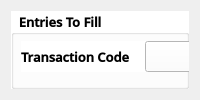
       <widget class="QWidget" name="CustomerTransact_Window">
        <attribute name="title">
         <string>Customer Receipt</string>
        </attribute>
        <layout class="QVBoxLayout" name="verticalLayout_8">
         <item>
          <widget class="QGroupBox" name="groupBox_23">
           <property name="sizePolicy">
            <sizepolicy hsizetype="Preferred" vsizetype="Preferred">
             <horstretch>0</horstretch>
             <verstretch>0</verstretch>
            </sizepolicy>
           </property>
           <property name="font">
            <font>
             <family>Open Sans SemiBold</family>
             <pointsize>10</pointsize>
             <weight>75</weight>
             <bold>true</bold>
            </font>
           </property>
           <property name="styleSheet">
            <string notr="true">background-color: rgb(255,255,255);</string>
           </property>
           <property name="title">
            <string>Entries To Fill</string>
           </property>
           <widget class="QGroupBox" name="groupBox_24">
            <property name="geometry">
             <rect>
              <x>10</x>
              <y>240</y>
              <width>751</width>
              <height>181</height>
             </rect>
            </property>
            <property name="sizePolicy">
             <sizepolicy hsizetype="MinimumExpanding" vsizetype="Ignored">
              <horstretch>0</horstretch>
              <verstretch>0</verstretch>
             </sizepolicy>
            </property>
            <property name="font">
             <font>
              <family>Open Sans SemiBold</family>
              <pointsize>10</pointsize>
              <weight>75</weight>
              <bold>true</bold>
             </font>
            </property>
            <property name="title">
             <string>Pre-requisites For Modifying / Adding Data</string>
            </property>
            <widget class="QGroupBox" name="groupBox_25">
             <property name="geometry">
              <rect>
               <x>10</x>
               <y>20</y>
               <width>361</width>
               <height>151</height>
              </rect>
             </property>
             <property name="font">
              <font>
               <family>Open Sans SemiBold</family>
               <pointsize>10</pointsize>
               <weight>75</weight>
               <bold>true</bold>
              </font>
             </property>
             <property name="title">
              <string>For Adding / Inserting Data</string>
             </property>
             <widget class="QLabel" name="label_51">
              <property name="geometry">
               <rect>
                <x>20</x>
                <y>30</y>
                <width>251</width>
                <height>16</height>
               </rect>
              </property>
              <property name="font">
               <font>
                <family>Open Sans SemiBold</family>
                <pointsize>10</pointsize>
                <weight>75</weight>
                <bold>true</bold>
               </font>
              </property>
              <property name="text">
               <string>- All Fields Are Required.</string>
              </property>
             </widget>
             <widget class="QLabel" name="label_55">
              <property name="geometry">
               <rect>
                <x>20</x>
                <y>60</y>
                <width>251</width>
                <height>16</height>
               </rect>
              </property>
              <property name="font">
               <font>
                <family>Open Sans SemiBold</family>
                <pointsize>10</pointsize>
                <weight>75</weight>
                <bold>true</bold>
               </font>
              </property>
              <property name="text">
               <string>- Passwords Must Match.</string>
              </property>
             </widget>
            </widget>
            <widget class="QGroupBox" name="groupBox_26">
             <property name="geometry">
              <rect>
               <x>380</x>
               <y>20</y>
               <width>361</width>
               <height>151</height>
              </rect>
             </property>
             <property name="font">
              <font>
               <family>Open Sans SemiBold</family>
               <pointsize>10</pointsize>
               <weight>75</weight>
               <bold>true</bold>
              </font>
             </property>
             <property name="title">
              <string>For Editing / Modifying Data</string>
             </property>
             <widget class="QLabel" name="label_56">
              <property name="geometry">
               <rect>
                <x>20</x>
                <y>30</y>
                <width>331</width>
                <height>31</height>
               </rect>
              </property>
              <property name="font">
               <font>
                <family>Open Sans SemiBold</family>
                <pointsize>10</pointsize>
                <weight>75</weight>
                <bold>true</bold>
               </font>
              </property>
              <property name="text">
               <string>- Fields That Don't Require Changes Must 
Kept The Data Intact.</string>
              </property>
             </widget>
             <widget class="QLabel" name="label_57">
              <property name="geometry">
               <rect>
                <x>20</x>
                <y>80</y>
                <width>331</width>
                <height>41</height>
               </rect>
              </property>
              <property name="font">
               <font>
                <family>Open Sans SemiBold</family>
                <pointsize>10</pointsize>
                <weight>75</weight>
                <bold>true</bold>
               </font>
              </property>
              <property name="text">
               <string>- Password Must Be Entered without 
Filling Confirm Password to Apply Changes</string>
              </property>
             </widget>
            </widget>
           </widget>
           <widget class="QWidget" name="layoutWidget_10">
            <property name="geometry">
             <rect>
              <x>10</x>
              <y>30</y>
              <width>751</width>
              <height>31</height>
             </rect>
            </property>
            <property name="font">
             <font>
              <family>Open Sans SemiBold</family>
              <pointsize>10</pointsize>
              <weight>75</weight>
              <bold>true</bold>
             </font>
            </property>
            <layout class="QHBoxLayout" name="horizontalLayout_23">
             <property name="spacing">
              <number>15</number>
             </property>
             <item>
              <widget class="QLabel" name="label_60">
               <property name="sizePolicy">
                <sizepolicy hsizetype="Fixed" vsizetype="Preferred">
                 <horstretch>0</horstretch>
                 <verstretch>0</verstretch>
                </sizepolicy>
               </property>
               <property name="font">
                <font>
                 <family>Open Sans SemiBold</family>
                 <pointsize>10</pointsize>
                 <weight>75</weight>
                 <bold>true</bold>
                </font>
               </property>
               <property name="text">
                <string>Transaction Code</string>
               </property>
              </widget>
             </item>
             <item>
              <widget class="QComboBox" name="CustREntry_TrC">
               <property name="sizePolicy">
                <sizepolicy hsizetype="MinimumExpanding" vsizetype="Ignored">
                 <horstretch>0</horstretch>
                 <verstretch>0</verstretch>
                </sizepolicy>
               </property>
               <property name="font">
                <font>
                 <family>Open Sans SemiBold</family>
                 <pointsize>10</pointsize>
                 <weight>75</weight>
                 <bold>true</bold>
                </font>
               </property>
              </widget>
             </item>
             <item>
              <widget class="QLabel" name="label_61">
               <property name="sizePolicy">
                <sizepolicy hsizetype="Fixed" vsizetype="Preferred">
                 <horstretch>0</horstretch>
                 <verstretch>0</verstretch>
                </sizepolicy>
               </property>
               <property name="font">
                <font>
                 <family>Open Sans SemiBold</family>
                 <pointsize>10</pointsize>
                 <weight>75</weight>
                 <bold>true</bold>
                </font>
               </property>
               <property name="text">
                <string>Total Cost</string>
               </property>
              </widget>
             </item>
             <item>
              <widget class="QLineEdit" name="CustREntry_TC">
               <property name="sizePolicy">
                <sizepolicy hsizetype="Minimum" vsizetype="Ignored">
                 <horstretch>0</horstretch>
                 <verstretch>0</verstretch>
                </sizepolicy>
               </property>
               <property name="font">
                <font>
                 <family>Open Sans SemiBold</family>
                 <pointsize>10</pointsize>
                 <weight>75</weight>
                 <bold>true</bold>
                </font>
               </property>
               <property name="placeholderText">
                <string>Required To Fill...</string>
               </property>
               <property name="clearButtonEnabled">
                <bool>true</bool>
               </property>
              </widget>
             </item>
            </layout>
           </widget>
           <widget class="QWidget" name="layoutWidget_12">
            <property name="geometry">
             <rect>
              <x>10</x>
              <y>80</y>
              <width>751</width>
              <height>31</height>
             </rect>
            </property>
            <property name="font">
             <font>
              <family>Open Sans SemiBold</family>
              <pointsize>10</pointsize>
              <weight>75</weight>
              <bold>true</bold>
             </font>
            </property>
            <layout class="QHBoxLayout" name="horizontalLayout_25">
             <property name="spacing">
              <number>15</number>
             </property>
             <item>
              <widget class="QLabel" name="label_63">
               <property name="sizePolicy">
                <sizepolicy hsizetype="Fixed" vsizetype="Preferred">
                 <horstretch>0</horstretch>
                 <verstretch>0</verstretch>
                </sizepolicy>
               </property>
               <property name="font">
                <font>
                 <family>Open Sans SemiBold</family>
                 <pointsize>10</pointsize>
                 <weight>75</weight>
                 <bold>true</bold>
                </font>
               </property>
               <property name="text">
                <string>VATable Cost</string>
               </property>
              </widget>
             </item>
             <item>
              <widget class="QLineEdit" name="CustREntry_VC">
               <property name="sizePolicy">
                <sizepolicy hsizetype="Minimum" vsizetype="Ignored">
                 <horstretch>0</horstretch>
                 <verstretch>0</verstretch>
                </sizepolicy>
               </property>
               <property name="font">
                <font>
                 <family>Open Sans SemiBold</family>
                 <pointsize>10</pointsize>
                 <weight>75</weight>
                 <bold>true</bold>
                </font>
               </property>
               <property name="placeholderText">
                <string>Required To Fill...</string>
               </property>
               <property name="clearButtonEnabled">
                <bool>true</bool>
               </property>
              </widget>
             </item>
             <item>
              <widget class="QLabel" name="label_64">
               <property name="sizePolicy">
                <sizepolicy hsizetype="Fixed" vsizetype="Preferred">
                 <horstretch>0</horstretch>
                 <verstretch>0</verstretch>
                </sizepolicy>
               </property>
               <property name="font">
                <font>
                 <family>Open Sans SemiBold</family>
                 <pointsize>10</pointsize>
                 <weight>75</weight>
                 <bold>true</bold>
                </font>
               </property>
               <property name="text">
                <string>VATable Exempt</string>
               </property>
              </widget>
             </item>
             <item>
              <widget class="QLineEdit" name="CustREntry_VE">
               <property name="sizePolicy">
                <sizepolicy hsizetype="Minimum" vsizetype="Ignored">
                 <horstretch>0</horstretch>
                 <verstretch>0</verstretch>
                </sizepolicy>
               </property>
               <property name="font">
                <font>
                 <family>Open Sans SemiBold</family>
                 <pointsize>10</pointsize>
                 <weight>75</weight>
                 <bold>true</bold>
                </font>
               </property>
               <property name="placeholderText">
                <string>Required To Fill...</string>
               </property>
               <property name="clearButtonEnabled">
                <bool>true</bool>
               </property>
              </widget>
             </item>
            </layout>
           </widget>
           <widget class="QWidget" name="layoutWidget_13">
            <property name="geometry">
             <rect>
              <x>10</x>
              <y>130</y>
              <width>751</width>
              <height>31</height>
             </rect>
            </property>
            <property name="font">
             <font>
              <family>Open Sans SemiBold</family>
              <pointsize>10</pointsize>
              <weight>75</weight>
              <bold>true</bold>
             </font>
            </property>
            <layout class="QHBoxLayout" name="horizontalLayout_26">
             <property name="spacing">
              <number>15</number>
             </property>
             <item>
              <widget class="QLabel" name="label_65">
               <property name="sizePolicy">
                <sizepolicy hsizetype="Fixed" vsizetype="Preferred">
                 <horstretch>0</horstretch>
                 <verstretch>0</verstretch>
                </sizepolicy>
               </property>
               <property name="font">
                <font>
                 <family>Open Sans SemiBold</family>
                 <pointsize>10</pointsize>
                 <weight>75</weight>
                 <bold>true</bold>
                </font>
               </property>
               <property name="text">
                <string>Zero Rated</string>
               </property>
              </widget>
             </item>
             <item>
              <widget class="QLineEdit" name="CustREntry_ZR">
               <property name="sizePolicy">
                <sizepolicy hsizetype="Minimum" vsizetype="Ignored">
                 <horstretch>0</horstretch>
                 <verstretch>0</verstretch>
                </sizepolicy>
               </property>
               <property name="font">
                <font>
                 <family>Open Sans SemiBold</family>
                 <pointsize>10</pointsize>
                 <weight>75</weight>
                 <bold>true</bold>
                </font>
               </property>
               <property name="placeholderText">
                <string>Required To Fill...</string>
               </property>
               <property name="clearButtonEnabled">
                <bool>true</bool>
               </property>
              </widget>
             </item>
             <item>
              <widget class="QLabel" name="label_69">
               <property name="sizePolicy">
                <sizepolicy hsizetype="Fixed" vsizetype="Preferred">
                 <horstretch>0</horstretch>
                 <verstretch>0</verstretch>
                </sizepolicy>
               </property>
               <property name="font">
                <font>
                 <family>Open Sans SemiBold</family>
                 <pointsize>10</pointsize>
                 <weight>75</weight>
                 <bold>true</bold>
                </font>
               </property>
               <property name="text">
                <string>Net VAT</string>
               </property>
              </widget>
             </item>
             <item>
              <widget class="QLineEdit" name="CustREntry_NV">
               <property name="sizePolicy">
                <sizepolicy hsizetype="Minimum" vsizetype="Ignored">
                 <horstretch>0</horstretch>
                 <verstretch>0</verstretch>
                </sizepolicy>
               </property>
               <property name="font">
                <font>
                 <family>Open Sans SemiBold</family>
                 <pointsize>10</pointsize>
                 <weight>75</weight>
                 <bold>true</bold>
                </font>
               </property>
               <property name="placeholderText">
                <string>Required To Fill...</string>
               </property>
               <property name="clearButtonEnabled">
                <bool>true</bool>
               </property>
              </widget>
             </item>
            </layout>
           </widget>
           <widget class="QWidget" name="layoutWidget_14">
            <property name="geometry">
             <rect>
              <x>10</x>
              <y>180</y>
              <width>751</width>
              <height>31</height>
             </rect>
            </property>
            <property name="font">
             <font>
              <family>Open Sans SemiBold</family>
              <pointsize>10</pointsize>
              <weight>75</weight>
              <bold>true</bold>
             </font>
            </property>
            <layout class="QHBoxLayout" name="horizontalLayout_27">
             <property name="spacing">
              <number>15</number>
             </property>
             <item>
              <widget class="QLabel" name="label_66">
               <property name="sizePolicy">
                <sizepolicy hsizetype="Fixed" vsizetype="Preferred">
                 <horstretch>0</horstretch>
                 <verstretch>0</verstretch>
                </sizepolicy>
               </property>
               <property name="font">
                <font>
                 <family>Open Sans SemiBold</family>
                 <pointsize>10</pointsize>
                 <weight>75</weight>
                 <bold>true</bold>
                </font>
               </property>
               <property name="text">
                <string>Vat Rate</string>
               </property>
              </widget>
             </item>
             <item>
              <widget class="QLineEdit" name="CustREntry_VR">
               <property name="sizePolicy">
                <sizepolicy hsizetype="Minimum" vsizetype="Ignored">
                 <horstretch>0</horstretch>
                 <verstretch>0</verstretch>
                </sizepolicy>
               </property>
               <property name="font">
                <font>
                 <family>Open Sans SemiBold</family>
                 <pointsize>10</pointsize>
                 <weight>75</weight>
                 <bold>true</bold>
                </font>
               </property>
               <property name="placeholderText">
                <string>Required To Fill...</string>
               </property>
               <property name="clearButtonEnabled">
                <bool>true</bool>
               </property>
              </widget>
             </item>
            </layout>
           </widget>
          </widget>
         </item>
        </layout>
       </widget>
